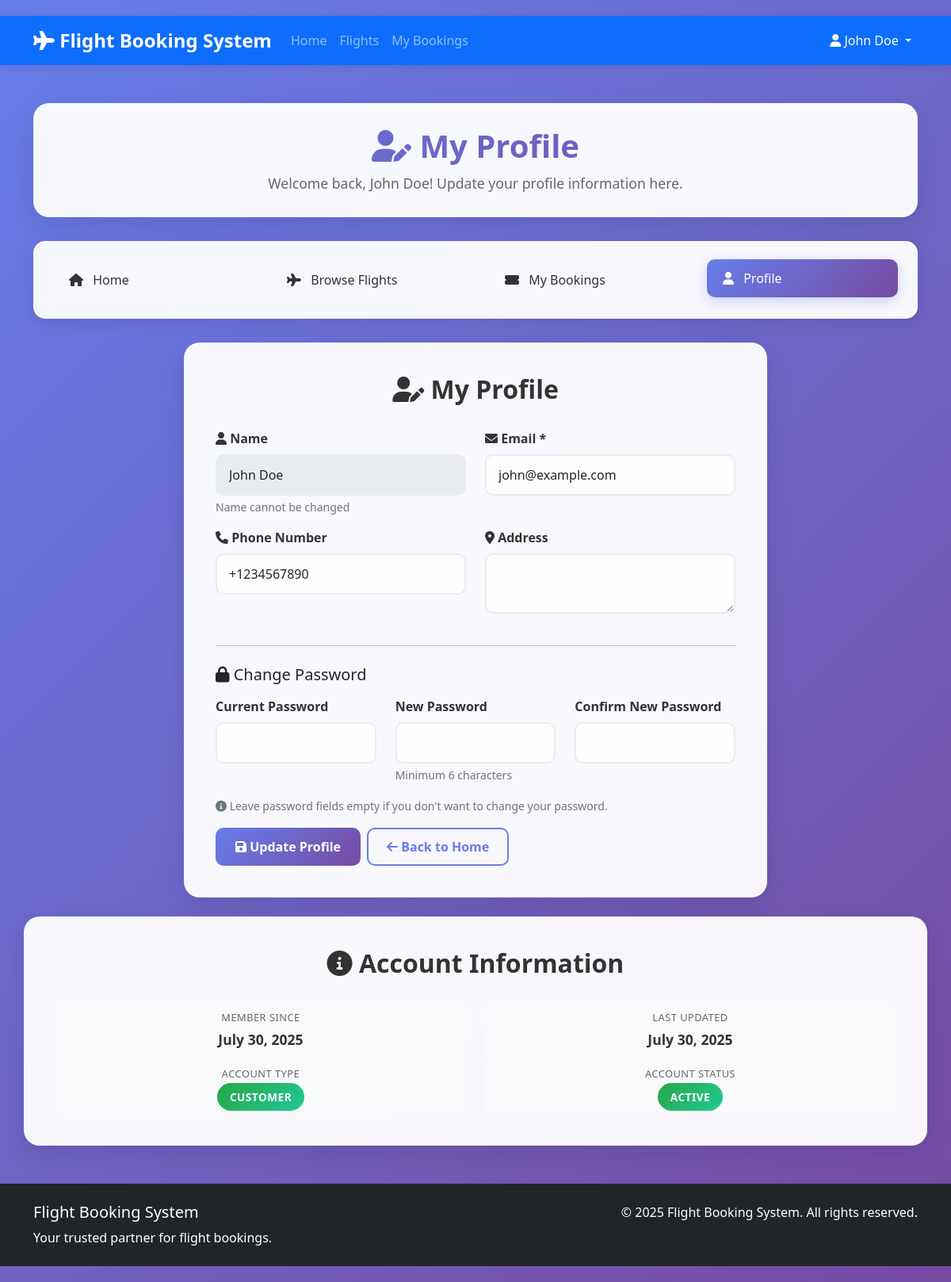
/customer/profile.php (signed in), run on the app's committed database.
### tables this page shows
CREATE TABLE users (
    id INT AUTO_INCREMENT PRIMARY KEY,
    name VARCHAR(100) NOT NULL,
    email VARCHAR(100) NOT NULL UNIQUE,
    password VARCHAR(255) NOT NULL,
    phone VARCHAR(20),
    address TEXT,
    created_at TIMESTAMP DEFAULT CURRENT_TIMESTAMP,
    updated_at TIMESTAMP DEFAULT CURRENT_TIMESTAMP ON UPDATE CURRENT_TIMESTAMP
);

### includes/functions.php (called while the page is built, shortened)
<?php
require_once 'database.php';
function formatDate($date) {
    return date('F j, Y', strtotime($date));
}
function getUserById($id) {
    $db = new Database();
    return $db->fetchOne("SELECT * FROM users WHERE id = ?", [$id]);
}
?>

### includes/database.php (called while the page is built, shortened)
<?php
class Database {
    private $connection;
    public function __construct() {
        try {
            $this->connection = new PDO(
                "mysql:host=" . DB_HOST . ";dbname=" . DB_NAME,
                DB_USER,
                DB_PASS,
                array(PDO::ATTR_ERRMODE => PDO::ERRMODE_EXCEPTION)
            );
        } catch(PDOException $e) {
            die("Connection failed: " . $e->getMessage());
        }
    }
    public function query($sql, $params = []) {
        try {
            $stmt = $this->connection->prepare($sql);
            $stmt->execute($params);
            return $stmt;
        } catch(PDOException $e) {
            die("Query failed: " . $e->getMessage());
        }
    }
    public function fetchOne($sql, $params = []) {
        $stmt = $this->query($sql, $params);
        return $stmt->fetch(PDO::FETCH_ASSOC);
    }
}
?>

### customer/profile.php (the view, shortened to what this page needs)
<?php
require_once '../includes/functions.php';
$user = getUserById($_SESSION['user_id']);
?>
<!DOCTYPE html>
<html lang="en">
<head>
    <link href="https://cdn.jsdelivr.net/npm/bootstrap@5.1.3/dist/css/bootstrap.min.css" rel="stylesheet">
    <link href="https://cdnjs.cloudflare.com/ajax/libs/font-awesome/6.0.0/css/all.min.css" rel="stylesheet">
    <link href="../assets/css/style.css" rel="stylesheet">
    <link href="../assets/css/customer.css" rel="stylesheet">
</head>
<body class="customer-dashboard">
    <nav class="navbar navbar-expand-lg navbar-dark bg-primary">
        <div class="container">
            <a class="navbar-brand" href="../index.php">
                <i class="fas fa-plane"></i> <?php echo SITE_NAME; ?>
            </a>
            <div class="collapse navbar-collapse" id="navbarNav">
                <ul class="navbar-nav me-auto">
                    <li class="nav-item">
                        <a class="nav-link" href="../index.php">Home</a>
                    </li>
                    <li class="nav-item">
                        <a class="nav-link" href="../flights.php">Flights</a>
                    </li>
                    <li class="nav-item">
                        <a class="nav-link" href="bookings.php">My Bookings</a>
                    </li>
                </ul>
                <ul class="navbar-nav">
                    <li class="nav-item dropdown">
                        <a class="nav-link dropdown-toggle active" href="#" id="navbarDropdown" role="button" data-bs-toggle="dropdown">
                            <i class="fas fa-user"></i> <?php echo $_SESSION['username']; ?>
                        </a>
                    </li>
                </ul>
            </div>
        </div>
    </nav>
    <div class="container py-5">
        <div class="customer-header">
            <div class="customer-welcome">
                <h1><i class="fas fa-user-edit"></i> My Profile</h1>
                <p>Welcome back, <?php echo htmlspecialchars($_SESSION['username']); ?>! Update your profile information here.</p>
            </div>
        </div>
        <div class="customer-nav">
            <div class="row">
                <div class="col-md-3">
                    <a href="../index.php" class="nav-link">
                        <i class="fas fa-home me-2"></i> Home
                    </a>
                </div>
                <div class="col-md-3">
                    <a href="../flights.php" class="nav-link">
                        <i class="fas fa-plane me-2"></i> Browse Flights
                    </a>
                </div>
                <div class="col-md-3">
                    <a href="bookings.php" class="nav-link">
                        <i class="fas fa-ticket-alt me-2"></i> My Bookings
                    </a>
                </div>
                <div class="col-md-3">
                    <a href="profile.php" class="nav-link active">
                        <i class="fas fa-user me-2"></i> Profile
                    </a>
                </div>
            </div>
        </div>
        <div class="row justify-content-center">
            <div class="col-lg-8">
                <div class="profile-form">
                    <h2><i class="fas fa-user-edit"></i> My Profile</h2>
                        <form method="POST" action="">
                            <div class="row">
                                <div class="col-md-6">
                                    <div class="mb-3">
                                        <label for="name" class="form-label">
                                            <i class="fas fa-user"></i> Name
                                        </label>
                                        <input type="text" class="form-control" id="name"
                                               value="<?php echo htmlspecialchars($user['name']); ?>" readonly>
                                        <div class="form-text">Name cannot be changed</div>
                                    </div>
                                </div>
                                <div class="col-md-6">
                                    <div class="mb-3">
                                        <label for="email" class="form-label">
                                            <i class="fas fa-envelope"></i> Email *
                                        </label>
                                        <input type="email" class="form-control" id="email" name="email"
                                               value="<?php echo htmlspecialchars($user['email']); ?>" required>
                                    </div>
                                </div>
                            </div>
                            <div class="row">
                                <div class="col-md-6">
                                    <div class="mb-3">
                                        <label for="phone" class="form-label">
                                            <i class="fas fa-phone"></i> Phone Number
                                        </label>
                                        <input type="tel" class="form-control" id="phone" name="phone"
                                               value="<?php echo htmlspecialchars($user['phone'] ?? ''); ?>">
                                    </div>
                                </div>
                                <div class="col-md-6">
                                    <div class="mb-3">
                                        <label for="address" class="form-label">
                                            <i class="fas fa-map-marker-alt"></i> Address
                                        </label>
                                        <textarea class="form-control" id="address" name="address" rows="2"><?php echo htmlspecialchars($user['address'] ?? ''); ?></textarea>
                                    </div>
                                </div>
                            </div>
                            <hr class="my-4">
                            <h5 class="mb-3"><i class="fas fa-lock"></i> Change Password</h5>
                            <div class="row">
                                <div class="col-md-4">
                                    <div class="mb-3">
                                        <label for="current_password" class="form-label">Current Password</label>
                                        <input type="password" class="form-control" id="current_password" name="current_password">
                                    </div>
                                </div>
                                <div class="col-md-4">
                                    <div class="mb-3">
                                        <label for="new_password" class="form-label">New Password</label>
                                        <input type="password" class="form-control" id="new_password" name="new_password" minlength="6">
                                        <div class="form-text">Minimum 6 characters</div>
                                    </div>
                                </div>
                                <div class="col-md-4">
                                    <div class="mb-3">
                                        <label for="confirm_password" class="form-label">Confirm New Password</label>
                                        <input type="password" class="form-control" id="confirm_password" name="confirm_password" minlength="6">
                                    </div>
                                </div>
                            </div>
                            <div class="mb-3">
                                <small class="text-muted">
                                    <i class="fas fa-info-circle"></i>
                                    Leave password fields empty if you don't want to change your password.
                                </small>
                            </div>
                            <div class="d-flex gap-2">
                                <button type="submit" class="btn-customer">
                                    <i class="fas fa-save"></i> Update Profile
                                </button>
                                <a href="../index.php" class="btn-outline-customer">
                                    <i class="fas fa-arrow-left"></i> Back to Home
                                </a>
                            </div>
                        </form>
                    </div>
                </div>
                <div class="profile-form mt-4">
                    <h2><i class="fas fa-info-circle"></i> Account Information</h2>
                    <div class="row">
                        <div class="col-md-6">
                            <div class="detail-item">
                                <small>Member Since</small>
                                <strong><?php echo formatDate($user['created_at']); ?></strong>
                            </div>
                        </div>
                        <div class="col-md-6">
                            <div class="detail-item">
                                <small>Last Updated</small>
                                <strong><?php echo formatDate($user['updated_at']); ?></strong>
                            </div>
                        </div>
                        <div class="col-md-6">
                            <div class="detail-item">
                                <small>Account Type</small>
                                <strong><span class="status-badge status-confirmed">Customer</span></strong>
                            </div>
                        </div>
                        <div class="col-md-6">
                            <div class="detail-item">
                                <small>Account Status</small>
                                <strong><span class="status-badge status-confirmed">Active</span></strong>
                            </div>
                        </div>
                    </div>
                </div>
            </div>
        </div>
    <footer class="bg-dark text-white py-4">
        <div class="container">
            <div class="row">
                <div class="col-md-6">
                    <h5><?php echo SITE_NAME; ?></h5>
                    <p class="mb-0">Your trusted partner for flight bookings.</p>
                </div>
                <div class="col-md-6 text-md-end">
                    <p class="mb-0">&copy; <?php echo date('Y'); ?> <?php echo SITE_NAME; ?>. All rights reserved.</p>
                </div>
            </div>
        </div>
    </footer>
</body>
</html>

### assets/css/style.css (style rules this page uses)
.status-confirmed { background-color: #28a745; color: #fff; }
.navbar { box-shadow: 0 2px 10px rgba(0,0,0,0.1); }
.navbar-brand { font-weight: 700; font-size: 1.5rem; }
footer { margin-top: auto; }

### assets/css/customer.css (style rules this page uses)
.customer-dashboard { background: linear-gradient(135deg, #667eea 0%, #764ba2 100%); min-height: 100vh; padding: 20px 0; }
.customer-header { background: rgba(255, 255, 255, 0.95); backdrop-filter: blur(10px); border-radius: 20px; padding: 30px; margin-bottom: 30px; box-shadow: 0 10px 30px rgba(0, 0, 0, 0.1); }
.customer-welcome { text-align: center; color: #333; }
.customer-welcome h1 { font-size: 2.5rem; font-weight: 700; margin-bottom: 10px; background: linear-gradient(135deg, #667eea 0%, #764ba2 100%); -webkit-background-clip: text; -webkit-text-fill-color: transparent; background-clip: text; }
.customer-welcome p { font-size: 1.1rem; color: #666; margin-bottom: 0; }
.customer-nav { background: rgba(255, 255, 255, 0.95); backdrop-filter: blur(10px); border-radius: 15px; padding: 20px; margin-bottom: 30px; box-shadow: 0 5px 20px rgba(0, 0, 0, 0.1); }
.customer-nav .nav-link { color: #333; font-weight: 500; padding: 12px 20px; border-radius: 10px; transition: all 0.3s ease; margin: 5px; }
.customer-nav .nav-link:hover, .customer-nav .nav-link.active { background: linear-gradient(135deg, #667eea 0%, #764ba2 100%); color: white; transform: translateY(-2px); box-shadow: 0 5px 15px rgba(102, 126, 234, 0.3); }
.detail-item { padding: 10px; background: #f8f9fa; border-radius: 8px; text-align: center; }
.detail-item small { display: block; color: #666; font-size: 0.8rem; text-transform: uppercase; letter-spacing: 0.5px; margin-bottom: 5px; }
.detail-item strong { color: #333; font-size: 1.1rem; }
.profile-form { background: rgba(255, 255, 255, 0.95); backdrop-filter: blur(10px); border-radius: 20px; padding: 40px; box-shadow: 0 10px 30px rgba(0, 0, 0, 0.1); }
.profile-form h2 { text-align: center; margin-bottom: 30px; color: #333; font-weight: 700; }
.form-label { font-weight: 600; color: #333; margin-bottom: 8px; }
.form-control { border: 2px solid #e9ecef; border-radius: 10px; padding: 12px 15px; transition: all 0.3s ease; background: rgba(255, 255, 255, 0.9); }
.status-badge { padding: 8px 16px; border-radius: 20px; font-size: 0.85rem; font-weight: 600; text-transform: uppercase; letter-spacing: 0.5px; }
.status-confirmed { background: linear-gradient(135deg, #28a745 0%, #20c997 100%); color: white; }
.btn-customer { background: linear-gradient(135deg, #667eea 0%, #764ba2 100%); border: none; color: white; font-weight: 600; padding: 12px 25px; border-radius: 10px; transition: all 0.3s ease; text-decoration: none; display: inline-block; }
.btn-outline-customer { background: transparent; border: 2px solid #667eea; color: #667eea; font-weight: 600; padding: 10px 23px; border-radius: 10px; transition: all 0.3s ease; text-decoration: none; display: inline-block; }

### data on the page
users: name "John Doe", email "john@example.com", phone "+1234567890", created_at "July 30, 2025", updated_at "July 30, 2025"

### other printed values
SITE_NAME "Flight Booking System"
$_SESSION['username'] "John Doe"
